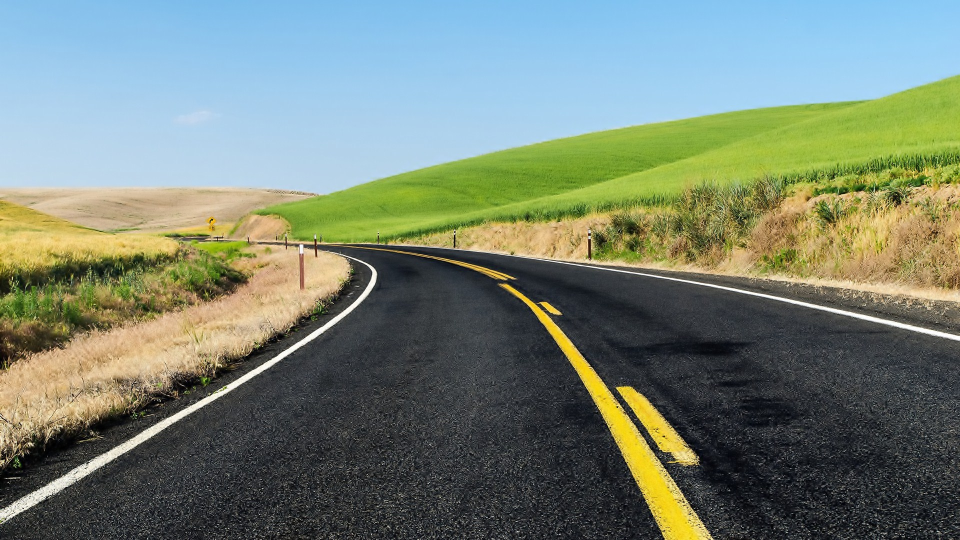
#> input picture visao_computacional/TesteIdentificacaoPistas/b.jpg, 1920 x 1080 px (shown at 1/2 size)
$ python __main__.py
#> lines starting #> are read from the running program, lines starting #| are printed output that depends on the picture; after the words box and inside, x2 and y2 are one past the last pixel; in counts of white or black regions, pixels touching at a corner belong together
#-*- coding: utf-8 -*-
# =============================================================
#
#                       -- ROBOCAR --
#
# TIME: CarNotFound
# CARRO: 404
#
# =============================================================

import cv2;
import numpy as np;

#Lendo a imagem em tons de cinza
imagem = cv2.imread("b.jpg", cv2.IMREAD_GRAYSCALE)
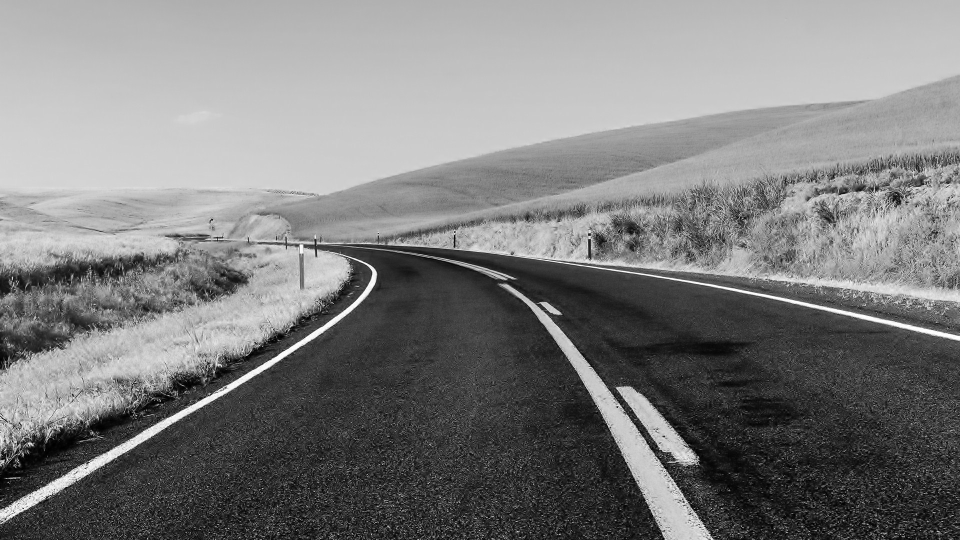
#> imagem: shape (1080, 1920) (shown at 1/2 size); min 0, max 255, mean 125.3

#cortando a imagem pela metade(estabelecendo um limite superior)
height, width = imagem.shape
#> height = 1080; width = 1920
imagem = imagem[int(0.50*height):height, 0:width]
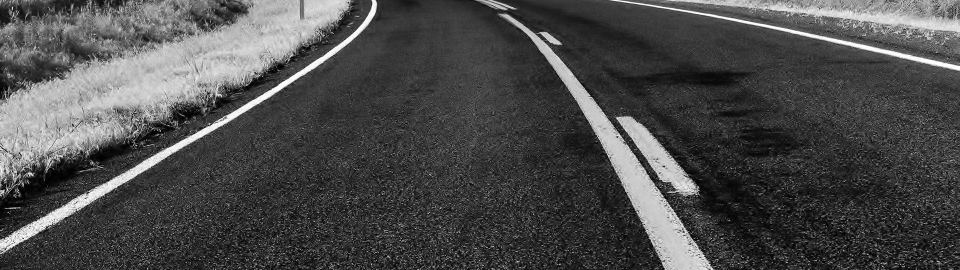
#> imagem: shape (540, 1920) (shown at 1/2 size); min 0, max 255, mean 75.4

#binarizando a imagem
thresh = 210
th, imagem = cv2.threshold(imagem, thresh, 255, cv2.THRESH_BINARY_INV)
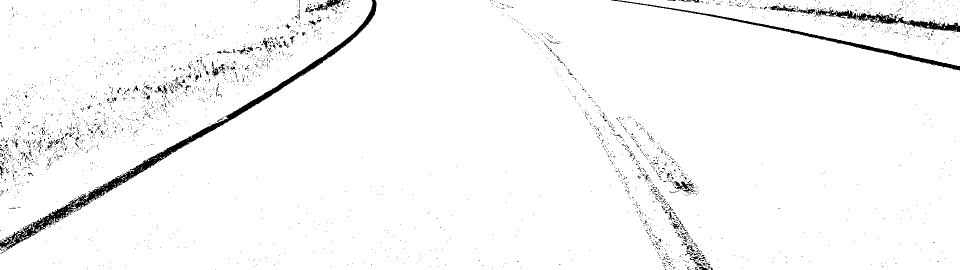
#> imagem: shape (540, 1920) (shown at 1/2 size); 97.1% white; 2872 black regions (2774 under 20 px), largest, box (x1, y1, x2, y2) and area: (0, 0, 753, 501) 10928, (1222, 0, 1920, 141) 3686, (1593, 12, 1920, 64) 3173
#> th = 210

#invertendo a binarização para que seja possível "pintar" a pista
imagem = np.invert(imagem)
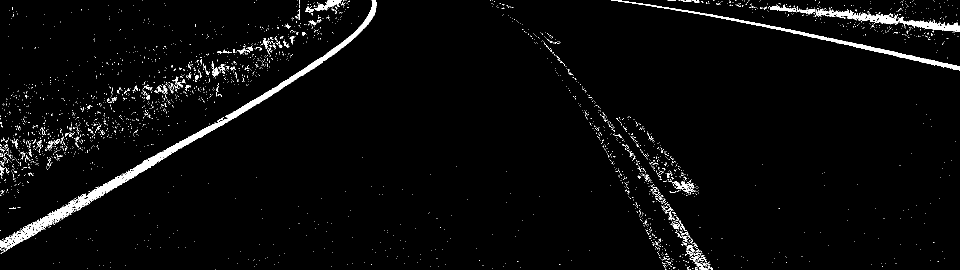
#> imagem: shape (540, 1920) (shown at 1/2 size); 2.9% white; 2872 white regions (2774 under 20 px), largest, box (x1, y1, x2, y2) and area: (0, 0, 753, 501) 10928, (1222, 0, 1920, 141) 3686, (1593, 12, 1920, 64) 3173

#para continuar o código, é necessário trabalhar com duas imagens. Aqui estou fazendo uma cópia
copia = imagem.copy()

#pegando novamente a altura e largura e criando uma nova imagem com zeros
height, width = copia.shape[:2]
#> height = 540
mask = np.zeros((height+2, width+2), np.uint8)

#definindo os pontos sementes de onde começará a pintura
pontoAx = int(width/2 * 0.7)
#> pontoAx = 672
pontoAy = int(height * 0.85)
#> pontoAy = 459
pontoBx = int(width/2 * 1.3)
#> pontoBx = 1248
pontoBy = int(height * 0.85)
#> pontoBy = 459

#pintando a cópia
cv2.floodFill(copia, mask, (pontoAx, pontoAy), 255)
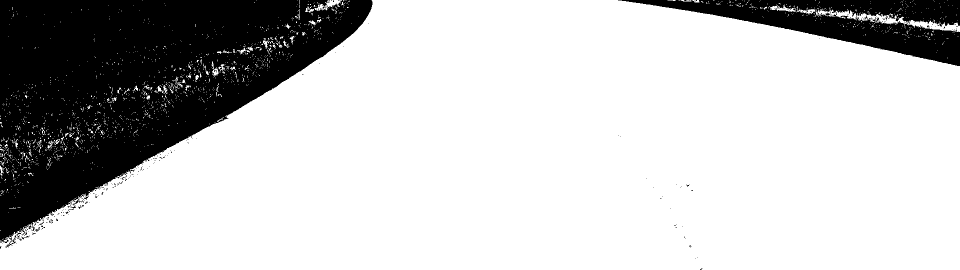
#> copia: shape (540, 1920) (shown at 1/2 size); 77.3% white; 242 black regions (231 under 20 px), largest, box (x1, y1, x2, y2) and area: (0, 0, 745, 495) 196255, (1236, 0, 1920, 132) 37679, (145, 397, 160, 411) 48
cv2.floodFill(copia, mask, (pontoBx, pontoBy), 255)

#combinando a cópia com a imagem normal para gerar o resultado esperado
imagem = imagem | copia

#mostrando o resultado
cv2.imshow("Resultado", imagem)
cv2.waitKey(0)

$ run again, with visao_computacional/TesteIdentificacaoPistas/a.jpg copied over visao_computacional/TesteIdentificacaoPistas/b.jpg
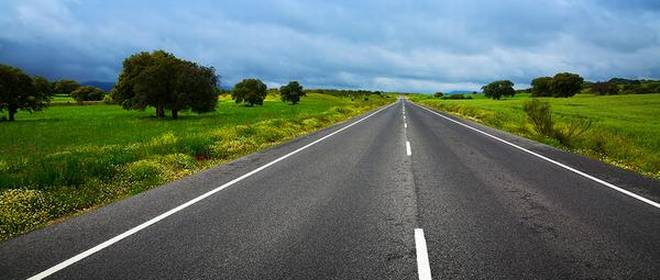
#> input picture visao_computacional/TesteIdentificacaoPistas/a.jpg, 660 x 280 px
#> `th, imagem = cv2.threshold(imagem, thresh, 255, cv2.THRESH_BINARY_INV)`:
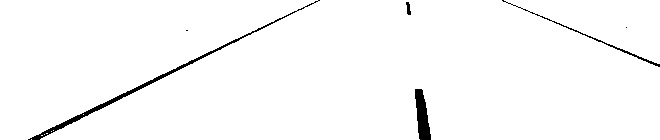
#> imagem: shape (140, 660); 98% white; 6 black regions (2 under 20 px), largest, box (x1, y1, x2, y2) and area: (28, 0, 320, 140) 967, (415, 89, 431, 140) 524, (502, 0, 660, 67) 265, (406, 2, 411, 15) 43
#> th = 210
#> `cv2.floodFill(copia, mask, (pontoAx, pontoAy), 255)`:
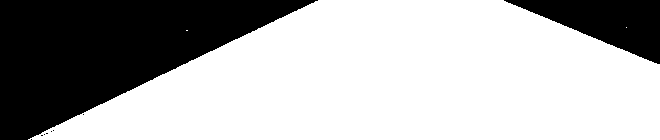
#> copia: shape (140, 660); 68.4% white; 9 black regions (7 under 20 px), largest, box (x1, y1, x2, y2) and area: (0, 0, 318, 140) 24107, (504, 0, 660, 64) 5114

$ run again, with visao_computacional/TesteIdentificacaoPistas/c.jpg copied over visao_computacional/TesteIdentificacaoPistas/b.jpg
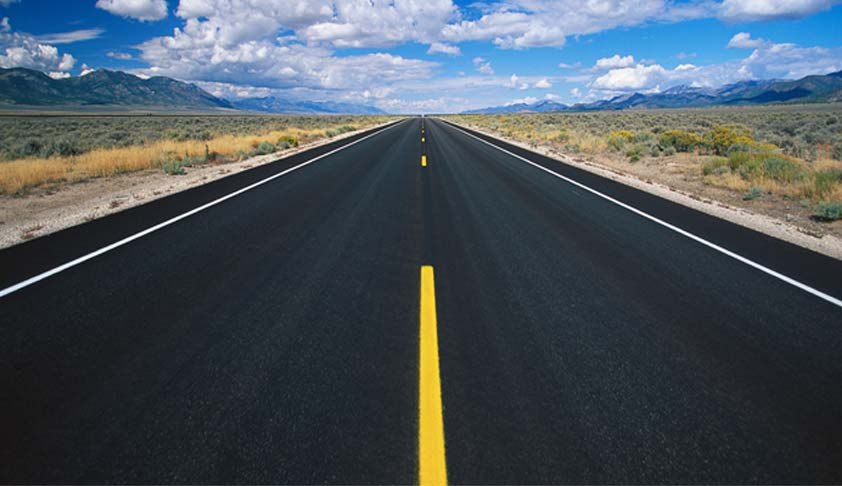
#> input picture visao_computacional/TesteIdentificacaoPistas/c.jpg, 842 x 486 px
#> `th, imagem = cv2.threshold(imagem, thresh, 255, cv2.THRESH_BINARY_INV)`:
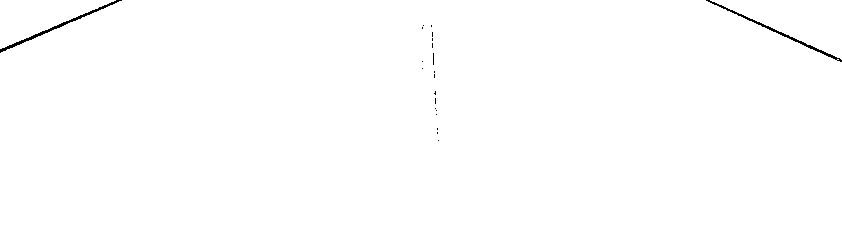
#> imagem: shape (243, 842); 99.6% white; black in thin lines or dots, all inside (x1, y1, x2, y2) = (0, 0, 842, 141)
#> th = 210
#> `cv2.floodFill(copia, mask, (pontoAx, pontoAy), 255)`:
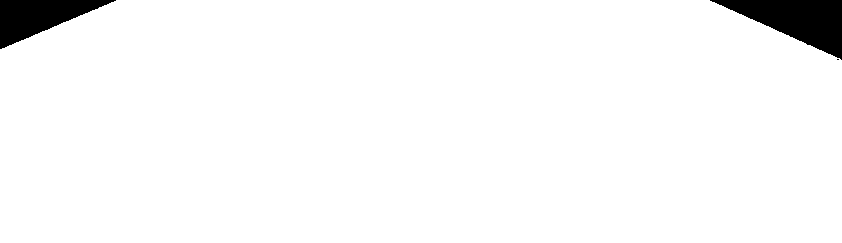
#> copia: shape (243, 842); 96.6% white; 3 black regions (1 under 20 px), largest, box (x1, y1, x2, y2) and area: (710, 0, 842, 60) 3956, (0, 0, 116, 49) 2898

$ run again, with visao_computacional/TesteIdentificacaoPistas/e.jpg copied over visao_computacional/TesteIdentificacaoPistas/b.jpg
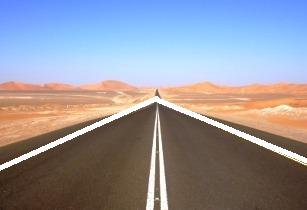
#> input picture visao_computacional/TesteIdentificacaoPistas/e.jpg, 307 x 210 px
#> `th, imagem = cv2.threshold(imagem, thresh, 255, cv2.THRESH_BINARY_INV)`:
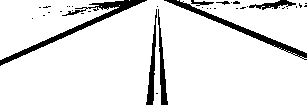
#> imagem: shape (105, 307); 90.7% white; 38 black regions (31 under 20 px), largest, box (x1, y1, x2, y2) and area: (0, 0, 147, 66) 1065, (164, 0, 307, 60) 816, (146, 9, 157, 105) 374
#> th = 210
#> `cv2.floodFill(copia, mask, (pontoAx, pontoAy), 255)`:
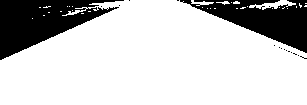
#> copia: shape (105, 307); 78.5% white; 17 black regions (15 under 20 px), largest, box (x1, y1, x2, y2) and area: (0, 0, 124, 60) 3780, (180, 0, 307, 53) 3120
